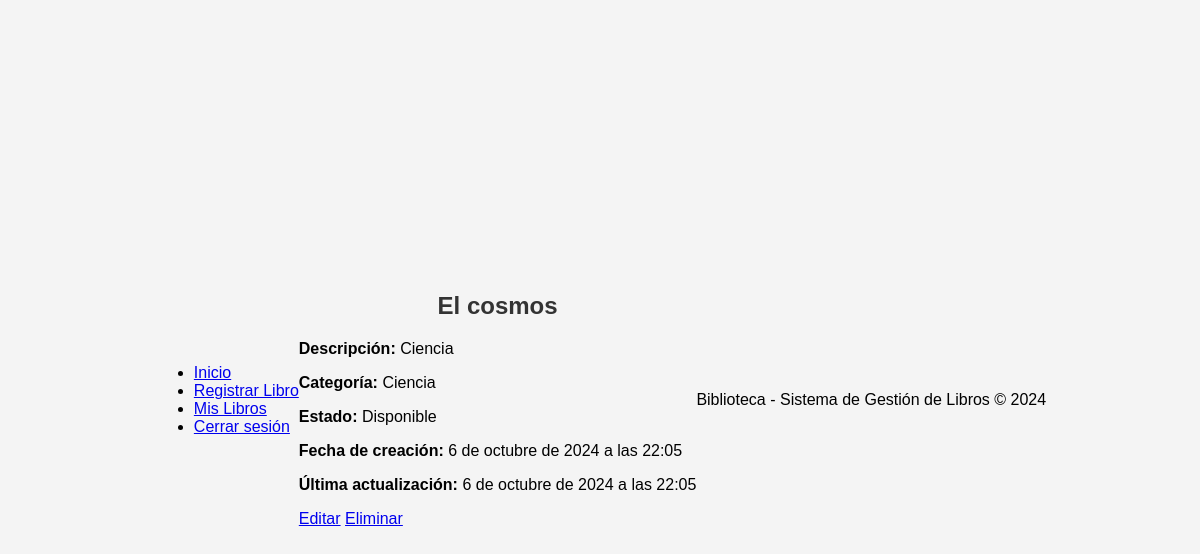
/gestion_libros/detalle/1/ (signed in), run on the app's committed database.
### gestion_libros/models.py (models this page shows, shortened)
class Libro(models.Model):
    titulo = models.CharField(max_length=200)
    descripcion = models.TextField()
    categoria = models.ForeignKey(Categoria, on_delete=models.CASCADE)
    estado = models.ForeignKey(Estado, on_delete=models.CASCADE)
    usuario = models.ForeignKey(User, on_delete=models.CASCADE)
    fecha_creacion = models.DateTimeField(auto_now_add=True)
    fecha_actualizacion = models.DateTimeField(auto_now=True)

class Categoria(models.Model):
    titulo = models.CharField(max_length=100)
    fecha_creacion = models.DateTimeField(auto_now_add=True)
    fecha_actualizacion = models.DateTimeField(auto_now=True)

class Estado(models.Model):
    titulo = models.CharField(max_length=100)
    fecha_creacion = models.DateTimeField(auto_now_add=True)
    fecha_actualizacion = models.DateTimeField(auto_now=True)

### gestion_libros/views.py (the view)
# urls.py: path('detalle/<int:libro_id>/', views.detalle_libro, name='detalle_libro'),  # Ver detalles de un libro
@login_required
def detalle_libro(request, libro_id):
    libro = get_object_or_404(Libro, id=libro_id, usuario=request.user)
    return render(request, 'gestion_libros/detalle_libro.html', {'libro': libro})

### gestion_libros/templates/gestion_libros/detalle_libro.html (shortened to what this page needs)
{% extends 'gestion_libros/base.html' %}
{% block content %}
<h2>{{ libro.titulo }}</h2>
<p><strong>Descripción:</strong> {{ libro.descripcion }}</p>
<p><strong>Categoría:</strong> {{ libro.categoria.titulo }}</p>
<p><strong>Estado:</strong> {{ libro.estado.titulo }}</p>
<p><strong>Fecha de creación:</strong> {{ libro.fecha_creacion }}</p>
<p><strong>Última actualización:</strong> {{ libro.fecha_actualizacion }}</p>
<a href="{% url 'editar_libro' libro.id %}">Editar</a>
<a href="{% url 'eliminar_libro' libro.id %}">Eliminar</a>
{% endblock %}

### gestion_libros/templates/gestion_libros/css/estilos.css (style rules this page uses)
body { font-family: Arial, sans-serif; background-color: #f4f4f4; margin: 0; padding: 0; display: flex; justify-content: center; align-items: center; min-height: 100vh; }
h1, h2, h3 { color: #333; text-align: center; }

### data on the page
Libro: titulo "El cosmos", descripcion "Ciencia", categoria.titulo "Ciencia", estado.titulo "Disponible", fecha_creacion "6 de octubre de 2024 a las 22:05", fecha_actualizacion "6 de octubre de 2024 a las 22:05"
